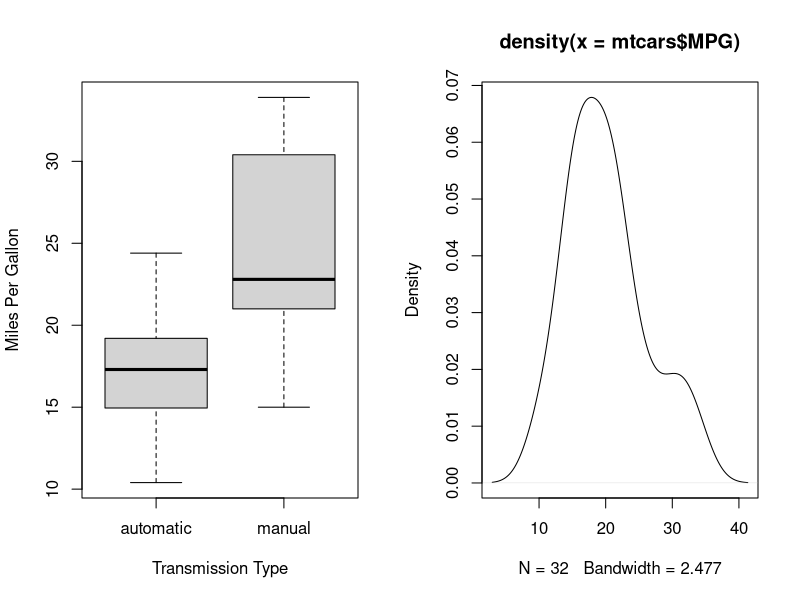

Generate this figure with R:
## ---- chunk 1
data(mtcars)
names(mtcars) <- c('MPG','Cylinders','Displacement','Horsepower','RearRatio','Weight','MileTime','VS','Transmission','Gear','Carburetors')
mtcars[which(mtcars$Transmission==1),9] <- 'manual'
mtcars[which(mtcars$Transmission==0),9] <- 'automatic'
mtcars$Cylinders <- as.factor(mtcars$Cylinders)
mtcars$VS <- as.factor(mtcars$VS)
mtcars$Transmission <- as.factor(mtcars$Transmission)
mtcars$Gear <- as.factor(mtcars$Gear)
mtcars$Carburetors <- as.factor(mtcars$Carburetors)
par(mfcol = c(1,2))
boxplot(MPG~Transmission, data=mtcars, xlab='Transmission Type',ylab='Miles Per Gallon')
plot(density(mtcars$MPG),data=mtcars)
## ---- chunk 2

## ---- chunk 3

## ---- chunk 4

## ---- chunk 5
str(mtcars)
## ---- chunk 6

